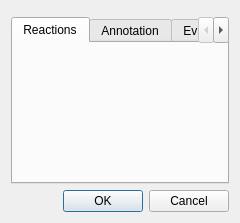
<?xml version="1.0" encoding="UTF-8"?>
<ui version="4.0">
 <class>MetaboliteEditDialog</class>
 <widget class="QDialog" name="MetaboliteEditDialog">
  <property name="geometry">
   <rect>
    <x>0</x>
    <y>0</y>
    <width>240</width>
    <height>223</height>
   </rect>
  </property>
  <property name="windowTitle">
   <string>Edit metabolite</string>
  </property>
  <layout class="QVBoxLayout" name="verticalLayout">
   <item>
    <widget class="MetaboliteAttributesDisplayWidget" name="attributeWidget" native="true"/>
   </item>
   <item>
    <widget class="QTabWidget" name="tabWidget">
     <property name="currentIndex">
      <number>0</number>
     </property>
     <widget class="ReactionsDisplayWidget" name="reactionsTab">
      <attribute name="title">
       <string>Reactions</string>
      </attribute>
      <layout class="QVBoxLayout" name="verticalLayout_2"/>
     </widget>
     <widget class="AnnotationDisplayWidget" name="annotationTab">
      <attribute name="title">
       <string>Annotation</string>
      </attribute>
      <layout class="QVBoxLayout" name="verticalLayout_3"/>
     </widget>
     <widget class="EvidenceDisplayWidget" name="evidenceTab">
      <attribute name="title">
       <string>Evidence</string>
      </attribute>
      <layout class="QVBoxLayout" name="verticalLayout_4"/>
     </widget>
    </widget>
   </item>
   <item>
    <widget class="QDialogButtonBox" name="buttonBox">
     <property name="orientation">
      <enum>Qt::Horizontal</enum>
     </property>
     <property name="standardButtons">
      <set>QDialogButtonBox::Cancel|QDialogButtonBox::Ok</set>
     </property>
    </widget>
   </item>
  </layout>
 </widget>
 <customwidgets>
  <customwidget>
   <class>AnnotationDisplayWidget</class>
   <extends>QWidget</extends>
   <header>GEMEditor.widgets.model</header>
   <container>1</container>
   <slots>
    <slot>save_state()</slot>
   </slots>
  </customwidget>
  <customwidget>
   <class>EvidenceDisplayWidget</class>
   <extends>QWidget</extends>
   <header>GEMEditor.widgets.model</header>
   <container>1</container>
  </customwidget>
  <customwidget>
   <class>ReactionsDisplayWidget</class>
   <extends>QWidget</extends>
   <header>GEMEditor.widgets.model</header>
   <container>1</container>
  </customwidget>
  <customwidget>
   <class>MetaboliteAttributesDisplayWidget</class>
   <extends>QWidget</extends>
   <header>GEMEditor.widgets.model</header>
   <container>1</container>
  </customwidget>
 </customwidgets>
 <resources/>
 <connections>
  <connection>
   <sender>buttonBox</sender>
   <signal>accepted()</signal>
   <receiver>MetaboliteEditDialog</receiver>
   <slot>accept()</slot>
   <hints>
    <hint type="sourcelabel">
     <x>235</x>
     <y>314</y>
    </hint>
    <hint type="destinationlabel">
     <x>157</x>
     <y>274</y>
    </hint>
   </hints>
  </connection>
  <connection>
   <sender>buttonBox</sender>
   <signal>rejected()</signal>
   <receiver>MetaboliteEditDialog</receiver>
   <slot>reject()</slot>
   <hints>
    <hint type="sourcelabel">
     <x>235</x>
     <y>314</y>
    </hint>
    <hint type="destinationlabel">
     <x>286</x>
     <y>274</y>
    </hint>
   </hints>
  </connection>
 </connections>
 <slots>
  <slot>save_state()</slot>
  <slot>activate_button()</slot>
  <slot>id_changed(QString)</slot>
  <slot>save_dialog_geometry()</slot>
 </slots>
</ui>
